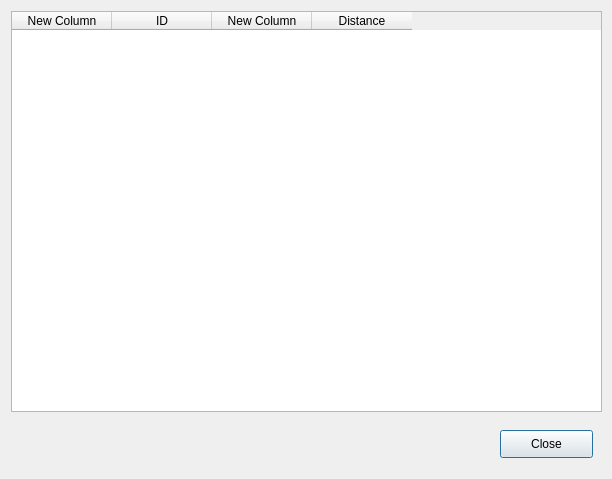
<?xml version="1.0" encoding="UTF-8"?>
<ui version="4.0">
 <class>dlgPipelineDialog</class>
 <widget class="QDialog" name="dlgPipelineDialog">
  <property name="geometry">
   <rect>
    <x>0</x>
    <y>0</y>
    <width>612</width>
    <height>479</height>
   </rect>
  </property>
  <property name="windowTitle">
   <string>Pipeline Planner</string>
  </property>
  <widget class="QTableWidget" name="tblImpacts">
   <property name="geometry">
    <rect>
     <x>11</x>
     <y>11</y>
     <width>591</width>
     <height>401</height>
    </rect>
   </property>
   <property name="alternatingRowColors">
    <bool>true</bool>
   </property>
   <column>
    <property name="text">
     <string>New Column</string>
    </property>
   </column>
   <column>
    <property name="text">
     <string>ID</string>
    </property>
   </column>
   <column>
    <property name="text">
     <string>New Column</string>
    </property>
   </column>
   <column>
    <property name="text">
     <string>Distance</string>
    </property>
   </column>
  </widget>
  <widget class="QPushButton" name="btnPush">
   <property name="geometry">
    <rect>
     <x>500</x>
     <y>430</y>
     <width>93</width>
     <height>28</height>
    </rect>
   </property>
   <property name="text">
    <string>Close</string>
   </property>
  </widget>
 </widget>
 <resources/>
 <connections>
  <connection>
   <sender>btnPush</sender>
   <signal>pressed()</signal>
   <receiver>dlgPipelineDialog</receiver>
   <slot>reject()</slot>
   <hints>
    <hint type="sourcelabel">
     <x>546</x>
     <y>443</y>
    </hint>
    <hint type="destinationlabel">
     <x>305</x>
     <y>239</y>
    </hint>
   </hints>
  </connection>
 </connections>
</ui>
